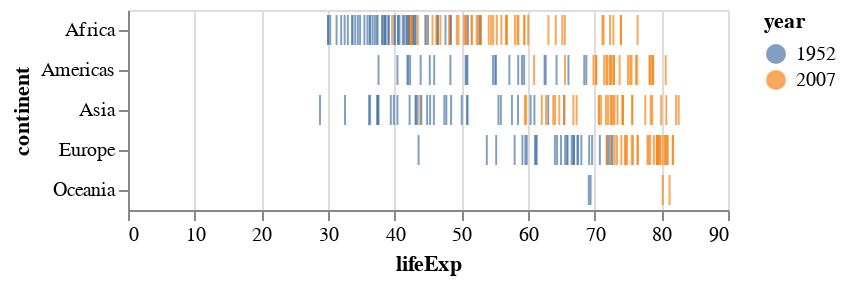

Write notebook code for a chart like this one.
### Markdown cell above
Create an `alt.Chart` with Altair to explore the distribution of life expectancy, grouped by continent:

* Use the filtered dataset `first_last`.
* Use a tick mark.
* Encode `lifeExp` as the x position.
* Encode `continent` as the y position with a nominal datatype.
* Encode `year` as the color with a nominal datatype.

### Code cell
# YOUR CODE HERE
alt.Chart(first_last).mark_tick().encode(
    x='lifeExp',
    y='continent:N',
    color='year:N'
)

### Figure 1 — Vega-Lite specification as saved in the notebook (floating-point values rounded to 4 significant figures; data arrays with more than 128 entries replaced by an {"elided": "..."} marker saying what was removed)
{"$schema": "https://vega.github.io/schema/vega-lite/v1.2.1.json", "data": {"values": {"elided": "284 records"}}, "encoding": {"color": {"field": "year", "type": "nominal"}, "x": {"field": "lifeExp", "type": "quantitative"}, "y": {"field": "continent", "type": "nominal"}}, "mark": "tick"}
